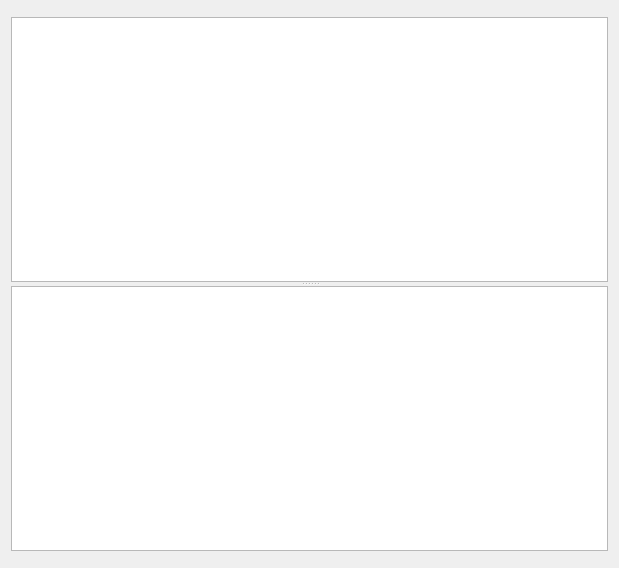
<?xml version="1.0" encoding="UTF-8"?>
<ui version="4.0">
 <class>CVarWidget</class>
 <widget class="QWidget" name="CVarWidget">
  <property name="geometry">
   <rect>
    <x>0</x>
    <y>0</y>
    <width>619</width>
    <height>568</height>
   </rect>
  </property>
  <property name="windowTitle">
   <string/>
  </property>
  <layout class="QHBoxLayout" name="horizontalLayout">
   <item>
    <widget class="QSplitter" name="splitter">
     <property name="orientation">
      <enum>Qt::Vertical</enum>
     </property>
     <widget class="QWidget" name="">
      <layout class="QVBoxLayout" name="verticalLayout">
       <item>
        <widget class="wdQtSearchWidget" name="SearchWidget" native="true"/>
       </item>
       <item>
        <widget class="QTreeView" name="CVarsView">
         <property name="editTriggers">
          <set>QAbstractItemView::CurrentChanged|QAbstractItemView::DoubleClicked|QAbstractItemView::EditKeyPressed</set>
         </property>
         <property name="selectionBehavior">
          <enum>QAbstractItemView::SelectItems</enum>
         </property>
         <property name="uniformRowHeights">
          <bool>true</bool>
         </property>
        </widget>
       </item>
      </layout>
     </widget>
     <widget class="QWidget" name="">
      <layout class="QVBoxLayout" name="verticalLayout_2">
       <item>
        <widget class="QTextEdit" name="ConsoleOutput">
         <property name="undoRedoEnabled">
          <bool>false</bool>
         </property>
         <property name="lineWrapMode">
          <enum>QTextEdit::NoWrap</enum>
         </property>
         <property name="readOnly">
          <bool>true</bool>
         </property>
        </widget>
       </item>
       <item>
        <widget class="wdQtSearchWidget" name="ConsoleInput" native="true"/>
       </item>
      </layout>
     </widget>
    </widget>
   </item>
  </layout>
 </widget>
 <customwidgets>
  <customwidget>
   <class>wdQtSearchWidget</class>
   <extends>QWidget</extends>
   <header location="global">GuiFoundation/Widgets/SearchWidget.moc.h</header>
   <container>1</container>
  </customwidget>
 </customwidgets>
 <resources>
  <include location="../QtResources/resources.qrc"/>
 </resources>
 <connections/>
</ui>
